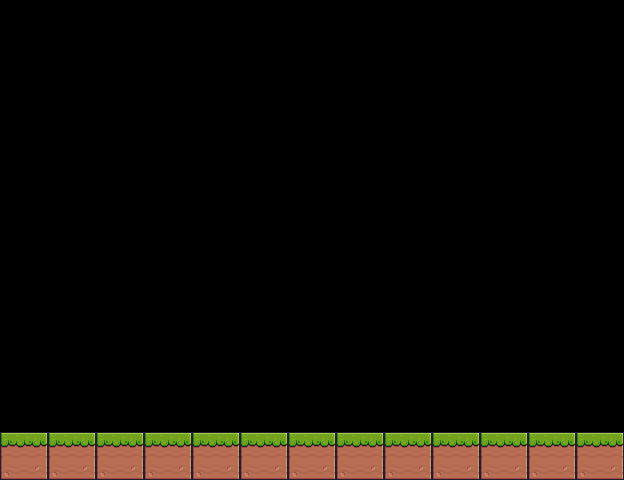

A 2D game scene composited from a Tiled map and its tileset images. What follows is a short description and the map's XML, with each tile layer's data collapsed to a summary:
An orthogonal 13x10 tile map with 48x48 px tiles, 1 tile layer (Tierra).

<map version="1.10" tiledversion="1.11.0" orientation="orthogonal" renderorder="right-down" width="13" height="10" tilewidth="48" tileheight="48" infinite="0" nextlayerid="2" nextobjectid="1">
 <tileset firstgid="1" source="assetLevel.tsx" />
 <layer id="1" name="Tierra" width="13" height="10">
  <data>[130 cells, 13 non-empty, 1 distinct tile ids]</data>
 </layer>
</map>
